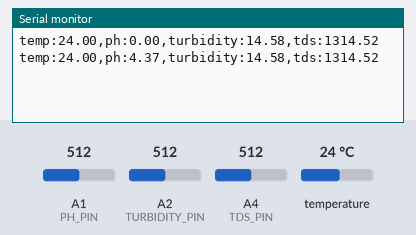
Simulated run of this sketch. Board: Arduino Uno, built with avr-gcc and run on an emulated ATmega328P. Shown: the last lines printed to the serial monitor. The inputs (shaded band) are chosen by the test bench; at power-on: temperature 24 °C, A1 (PH_PIN) = 512, A2 (TURBIDITY_PIN) = 512, A4 (TDS_PIN) = 512.

Above: at 3.3 s.
3.4 s: temperature set to 12 °C
At 5.1 s:
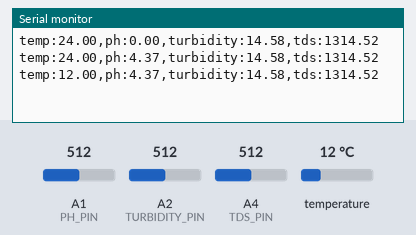
5.9 s: A1 (PH_PIN) set to 716
At 6.5 s:
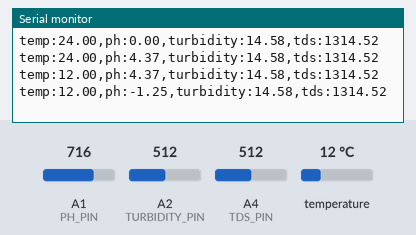
8.4 s: A2 (TURBIDITY_PIN) set to 716
At 10.4 s:
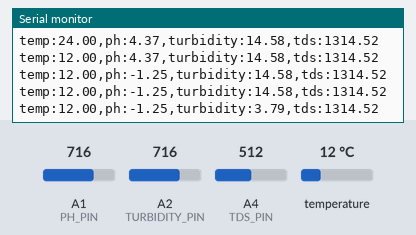
10.9 s: A4 (TDS_PIN) set to 716
At 11.7 s:
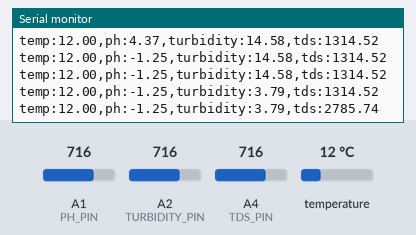
13.4 s: temperature set to 19 °C
At 15.6 s:
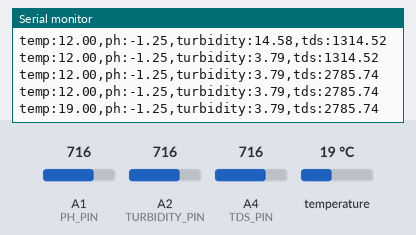
15.9 s: A1 (PH_PIN) set to 992
At 18.1 s:
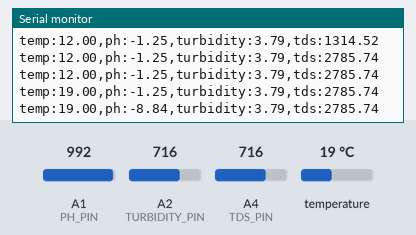
Timing chart, 0 to 19.4 s (numbered marks = the images above; inputs shaded):
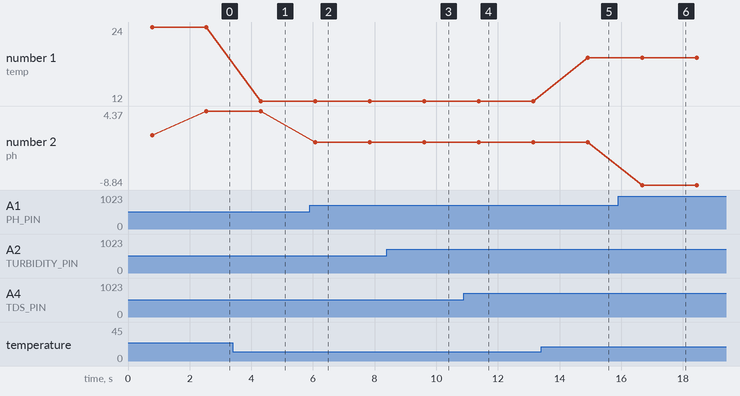

The sketch:

iot-system.ino
```cpp
// Library imports
#include <OneWire.h>
#include <DallasTemperature.h>
#include "DFRobot_PH.h"
#include <EEPROM.h>

// Pins and functionality initialization
#define ONE_WIRE_BUS 13
#define PH_PIN A1
#define TURBIDITY_PIN A2
#define TDS_PIN A4

#define TURBIDITY_PIN2 A5

OneWire oneWire(ONE_WIRE_BUS);
DallasTemperature sensors(&oneWire);
DFRobot_PH ph;

float tempValue, phValue, turbidityValue, tdsValue, phVoltage, turbidityVoltage, tdsVoltage;

// Program initialization
void setup() {
  Serial.begin(9600);
  sensors.begin();
  ph.begin();
  // ph.calibration(2.6,25); // for calibration only
}

// Main program loop
void loop() {
  // Temp sensor reading
  sensors.requestTemperatures();
  tempValue = sensors.getTempCByIndex(0);

  // pH sensor reading
  static unsigned long timepoint = millis();
  if(millis()-timepoint>1000U){
      timepoint = millis();
      phVoltage = analogRead(PH_PIN) / 1024.0 * 5000;
      phValue = ph.readPH(phVoltage, tempValue) + 3;
  }
  ph.calibration(phVoltage,tempValue);

  // TDS sensor reading
  int tdsRaw = analogRead(TDS_PIN);
  tdsVoltage = tdsRaw * (5.0 / 1024.0); // in volts
  tdsValue = (133.42 * tdsVoltage * tdsVoltage * tdsVoltage
              - 255.86 * tdsVoltage * tdsVoltage
              + 857.39 * tdsVoltage) * 0.5;

  // Turbidity Sensor reading
  int turbidityRaw = analogRead(TURBIDITY_PIN);
  turbidityVoltage = turbidityRaw * (5.0 / 1024.0);
  turbidityValue = -10.83 * turbidityVoltage + 41.65;
  if (turbidityValue < 0) turbidityValue = 0;

  // Print stringified JSON results fot python program access
  Serial.print("temp:");
  Serial.print(tempValue);
  Serial.print(",ph:");
  Serial.print(phValue, 2);
  Serial.print(",turbidity:");
  Serial.print(turbidityValue, 2);
  Serial.print(",tds:");
  Serial.println(tdsValue, 2);

  // Program loop delay
  delay(1000);
}
```

Measured:
- after the input at 3.4 s, the serial monitor: prints a new line after 0.91 s (image 1)
- after the input at 5.9 s, the serial monitor: prints a new line after 0.18 s (image 2)
- after the input at 8.4 s, the serial monitor: prints a new line after 1.2 s (image 3)
- after the input at 10.9 s, the serial monitor: prints a new line after 0.48 s (image 4)
- after the input at 13.4 s, the serial monitor: prints a new line after 1.5 s (image 5)
- after the input at 15.9 s, the serial monitor: prints a new line after 0.78 s (image 6)
- plotted number 1: 24 → 12 after the input at 3.4 s, 12 → 19 after the input at 13.4 s
- plotted number 2: 4.37 → -1.25 after the input at 5.9 s, -1.25 → -8.84 after the input at 15.9 s
